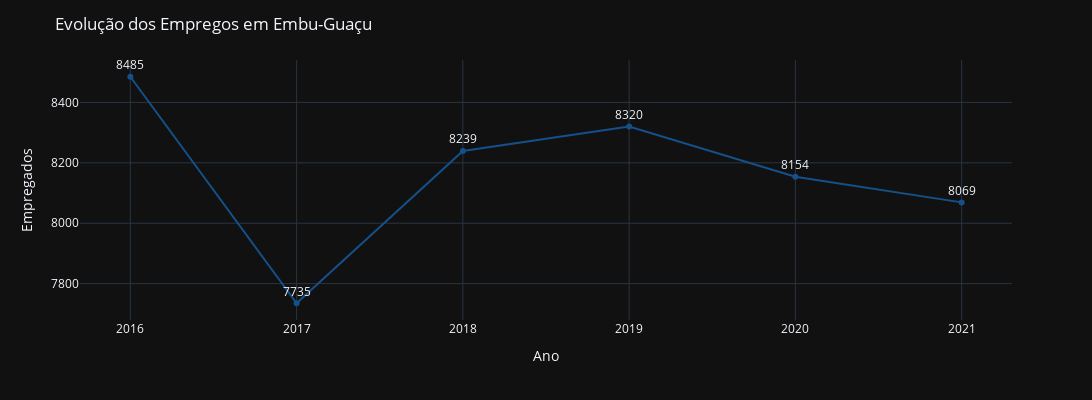

Notebook cell for this chart:
### Markdown cell above
- Evolução de empregos ([SEBRAE](https://datampe.sebrae.com.br/profile/geo/embu-guacu))

### Code cell
df2 = pd.read_csv('dados\dados_economia\empregados-total-todos-os-setores-1.csv', sep=',')
df2 = df2[['Year','Workers']]
novas_colunas = {
    'Year':'Ano',
    'Workers':'Empregados'
}
df2 = df2.rename(columns=novas_colunas)

fig = px.line(
    df2, 
    x='Ano', 
    y='Empregados', 
    text='Empregados',
    color_discrete_sequence = ['#145089']
)
fig.update_layout(
    title='Evolução dos Empregos em Embu-Guaçu',
    width = 1200, 
    height = 400,
    template = template
)
fig.update_traces(
    textposition='top center'
)
fig.show()

### Figure 1 — Plotly figure (JSON) as saved in the notebook; plotly's stock layout.template omitted (floating-point values rounded to 4 significant figures)
{"data": [{"hovertemplate": "Ano=%{x}<br>Empregados=%{text}<extra></extra>", "legendgroup": "", "line": {"color": "#145089", "dash": "solid"}, "marker": {"symbol": "circle"}, "mode": "lines+markers+text", "name": "", "orientation": "v", "showlegend": false, "text": [8485, 7735, 8239, 8320, 8154, 8069], "textposition": "top center", "type": "scatter", "x": [2016, 2017, 2018, 2019, 2020, 2021], "xaxis": "x", "y": [8485, 7735, 8239, 8320, 8154, 8069], "yaxis": "y"}], "layout": {"height": 400, "legend": {"tracegroupgap": 0}, "margin": {"t": 60}, "title": {"text": "Evolução dos Empregos em Embu-Guaçu"}, "width": 1200, "xaxis": {"anchor": "y", "domain": [0, 1], "title": {"text": "Ano"}}, "yaxis": {"anchor": "x", "domain": [0, 1], "title": {"text": "Empregados"}}}}
